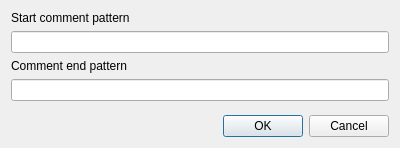
<?xml version="1.0" encoding="UTF-8"?>
<ui version="4.0">
 <class>CommentCreationDialog</class>
 <widget class="QDialog" name="CommentCreationDialog">
  <property name="geometry">
   <rect>
    <x>0</x>
    <y>0</y>
    <width>400</width>
    <height>148</height>
   </rect>
  </property>
  <property name="windowTitle">
   <string>Dialog</string>
  </property>
  <layout class="QVBoxLayout" name="verticalLayout">
   <item>
    <widget class="QLabel" name="label">
     <property name="text">
      <string>Start comment pattern</string>
     </property>
    </widget>
   </item>
   <item>
    <widget class="QLineEdit" name="leStart"/>
   </item>
   <item>
    <widget class="QLabel" name="label_2">
     <property name="text">
      <string>Comment end pattern</string>
     </property>
    </widget>
   </item>
   <item>
    <widget class="QLineEdit" name="leEnd"/>
   </item>
   <item>
    <spacer name="verticalSpacer">
     <property name="orientation">
      <enum>Qt::Orientation::Vertical</enum>
     </property>
     <property name="sizeHint" stdset="0">
      <size>
       <width>20</width>
       <height>40</height>
      </size>
     </property>
    </spacer>
   </item>
   <item>
    <widget class="QDialogButtonBox" name="buttonBox">
     <property name="orientation">
      <enum>Qt::Orientation::Horizontal</enum>
     </property>
     <property name="standardButtons">
      <set>QDialogButtonBox::StandardButton::Cancel|QDialogButtonBox::StandardButton::Ok</set>
     </property>
    </widget>
   </item>
  </layout>
 </widget>
 <resources/>
 <connections>
  <connection>
   <sender>buttonBox</sender>
   <signal>accepted()</signal>
   <receiver>CommentCreationDialog</receiver>
   <slot>accept()</slot>
   <hints>
    <hint type="sourcelabel">
     <x>248</x>
     <y>254</y>
    </hint>
    <hint type="destinationlabel">
     <x>157</x>
     <y>274</y>
    </hint>
   </hints>
  </connection>
  <connection>
   <sender>buttonBox</sender>
   <signal>rejected()</signal>
   <receiver>CommentCreationDialog</receiver>
   <slot>reject()</slot>
   <hints>
    <hint type="sourcelabel">
     <x>316</x>
     <y>260</y>
    </hint>
    <hint type="destinationlabel">
     <x>286</x>
     <y>274</y>
    </hint>
   </hints>
  </connection>
 </connections>
</ui>
